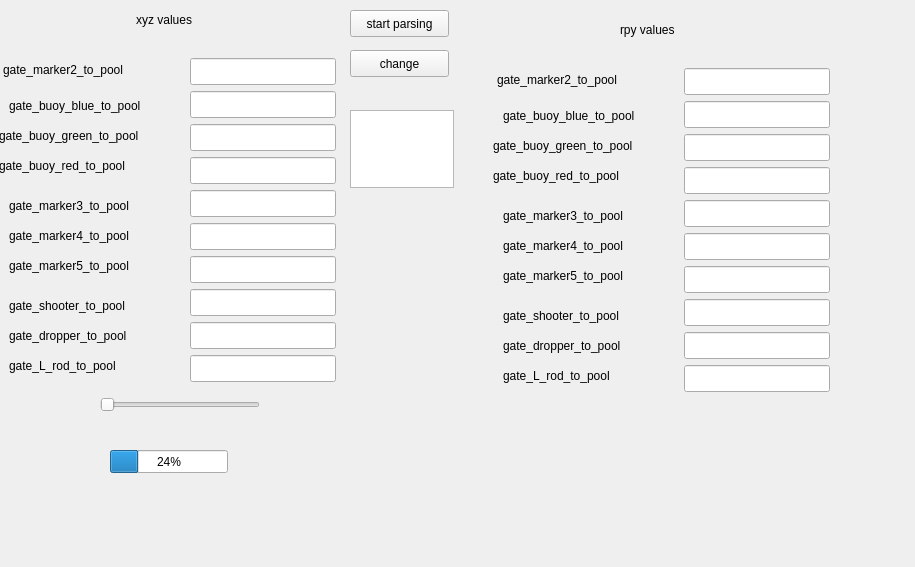
<?xml version="1.0" encoding="UTF-8"?>
<ui version="4.0">
 <class>gui_2</class>
 <widget class="QWidget" name="gui_2">
  <property name="geometry">
   <rect>
    <x>0</x>
    <y>0</y>
    <width>915</width>
    <height>567</height>
   </rect>
  </property>
  <property name="windowTitle">
   <string>gui_2</string>
  </property>
  <widget class="QLabel" name="label">
   <property name="geometry">
    <rect>
     <x>3</x>
     <y>61</y>
     <width>155</width>
     <height>17</height>
    </rect>
   </property>
   <property name="text">
    <string>gate_marker2_to_pool</string>
   </property>
  </widget>
  <widget class="QLabel" name="label_2">
   <property name="geometry">
    <rect>
     <x>9</x>
     <y>97</y>
     <width>169</width>
     <height>17</height>
    </rect>
   </property>
   <property name="text">
    <string>gate_buoy_blue_to_pool</string>
   </property>
  </widget>
  <widget class="QLabel" name="label_3">
   <property name="geometry">
    <rect>
     <x>-1</x>
     <y>127</y>
     <width>179</width>
     <height>17</height>
    </rect>
   </property>
   <property name="text">
    <string>gate_buoy_green_to_pool</string>
   </property>
  </widget>
  <widget class="QLineEdit" name="gate_marker2_to_pool">
   <property name="geometry">
    <rect>
     <x>190</x>
     <y>58</y>
     <width>146</width>
     <height>27</height>
    </rect>
   </property>
  </widget>
  <widget class="QLineEdit" name="gate_buoy_blue_to_pool">
   <property name="geometry">
    <rect>
     <x>190</x>
     <y>91</y>
     <width>146</width>
     <height>27</height>
    </rect>
   </property>
  </widget>
  <widget class="QLineEdit" name="gate_buoy_green_to_pool">
   <property name="geometry">
    <rect>
     <x>190</x>
     <y>124</y>
     <width>146</width>
     <height>27</height>
    </rect>
   </property>
  </widget>
  <widget class="QPushButton" name="change">
   <property name="geometry">
    <rect>
     <x>350</x>
     <y>50</y>
     <width>99</width>
     <height>27</height>
    </rect>
   </property>
   <property name="text">
    <string>change</string>
   </property>
  </widget>
  <widget class="QPushButton" name="parser">
   <property name="geometry">
    <rect>
     <x>350</x>
     <y>10</y>
     <width>99</width>
     <height>27</height>
    </rect>
   </property>
   <property name="text">
    <string>start parsing</string>
   </property>
  </widget>
  <widget class="QTextEdit" name="textEdit">
   <property name="geometry">
    <rect>
     <x>350</x>
     <y>110</y>
     <width>104</width>
     <height>78</height>
    </rect>
   </property>
  </widget>
  <widget class="QLabel" name="label_4">
   <property name="geometry">
    <rect>
     <x>-1</x>
     <y>157</y>
     <width>163</width>
     <height>17</height>
    </rect>
   </property>
   <property name="text">
    <string>gate_buoy_red_to_pool</string>
   </property>
  </widget>
  <widget class="QLabel" name="label_5">
   <property name="geometry">
    <rect>
     <x>9</x>
     <y>197</y>
     <width>155</width>
     <height>17</height>
    </rect>
   </property>
   <property name="text">
    <string>gate_marker3_to_pool</string>
   </property>
  </widget>
  <widget class="QLabel" name="label_6">
   <property name="geometry">
    <rect>
     <x>9</x>
     <y>227</y>
     <width>155</width>
     <height>17</height>
    </rect>
   </property>
   <property name="text">
    <string>gate_marker4_to_pool</string>
   </property>
  </widget>
  <widget class="QLabel" name="label_7">
   <property name="geometry">
    <rect>
     <x>9</x>
     <y>257</y>
     <width>155</width>
     <height>17</height>
    </rect>
   </property>
   <property name="text">
    <string>gate_marker5_to_pool</string>
   </property>
  </widget>
  <widget class="QLabel" name="label_8">
   <property name="geometry">
    <rect>
     <x>9</x>
     <y>297</y>
     <width>152</width>
     <height>17</height>
    </rect>
   </property>
   <property name="text">
    <string>gate_shooter_to_pool</string>
   </property>
  </widget>
  <widget class="QLabel" name="label_9">
   <property name="geometry">
    <rect>
     <x>9</x>
     <y>327</y>
     <width>154</width>
     <height>17</height>
    </rect>
   </property>
   <property name="text">
    <string>gate_dropper_to_pool</string>
   </property>
  </widget>
  <widget class="QLabel" name="label_10">
   <property name="geometry">
    <rect>
     <x>9</x>
     <y>357</y>
     <width>137</width>
     <height>17</height>
    </rect>
   </property>
   <property name="text">
    <string>gate_L_rod_to_pool</string>
   </property>
  </widget>
  <widget class="QLineEdit" name="gate_buoy_red_to_pool">
   <property name="geometry">
    <rect>
     <x>190</x>
     <y>157</y>
     <width>146</width>
     <height>27</height>
    </rect>
   </property>
  </widget>
  <widget class="QLineEdit" name="gate_marker3_to_pool">
   <property name="geometry">
    <rect>
     <x>190</x>
     <y>190</y>
     <width>146</width>
     <height>27</height>
    </rect>
   </property>
  </widget>
  <widget class="QLineEdit" name="gate_marker4_to_pool">
   <property name="geometry">
    <rect>
     <x>190</x>
     <y>223</y>
     <width>146</width>
     <height>27</height>
    </rect>
   </property>
  </widget>
  <widget class="QLineEdit" name="gate_marker5_to_pool">
   <property name="geometry">
    <rect>
     <x>190</x>
     <y>256</y>
     <width>146</width>
     <height>27</height>
    </rect>
   </property>
  </widget>
  <widget class="QLineEdit" name="gate_shooter_to_pool">
   <property name="geometry">
    <rect>
     <x>190</x>
     <y>289</y>
     <width>146</width>
     <height>27</height>
    </rect>
   </property>
  </widget>
  <widget class="QLineEdit" name="gate_dropper_to_pool">
   <property name="geometry">
    <rect>
     <x>190</x>
     <y>322</y>
     <width>146</width>
     <height>27</height>
    </rect>
   </property>
  </widget>
  <widget class="QLineEdit" name="gate_L_rod_to_pool">
   <property name="geometry">
    <rect>
     <x>190</x>
     <y>355</y>
     <width>146</width>
     <height>27</height>
    </rect>
   </property>
  </widget>
  <widget class="QLabel" name="label_11">
   <property name="geometry">
    <rect>
     <x>136</x>
     <y>10</y>
     <width>81</width>
     <height>20</height>
    </rect>
   </property>
   <property name="text">
    <string>xyz values</string>
   </property>
  </widget>
  <widget class="QLineEdit" name="gate_marker5_to_pool_r">
   <property name="geometry">
    <rect>
     <x>684</x>
     <y>266</y>
     <width>146</width>
     <height>27</height>
    </rect>
   </property>
  </widget>
  <widget class="QLabel" name="label_12">
   <property name="geometry">
    <rect>
     <x>493</x>
     <y>137</y>
     <width>179</width>
     <height>17</height>
    </rect>
   </property>
   <property name="text">
    <string>gate_buoy_green_to_pool</string>
   </property>
  </widget>
  <widget class="QLabel" name="label_13">
   <property name="geometry">
    <rect>
     <x>503</x>
     <y>237</y>
     <width>155</width>
     <height>17</height>
    </rect>
   </property>
   <property name="text">
    <string>gate_marker4_to_pool</string>
   </property>
  </widget>
  <widget class="QLineEdit" name="gate_shooter_to_pool_r">
   <property name="geometry">
    <rect>
     <x>684</x>
     <y>299</y>
     <width>146</width>
     <height>27</height>
    </rect>
   </property>
  </widget>
  <widget class="QLineEdit" name="gate_buoy_red_to_pool_r">
   <property name="geometry">
    <rect>
     <x>684</x>
     <y>167</y>
     <width>146</width>
     <height>27</height>
    </rect>
   </property>
  </widget>
  <widget class="QLineEdit" name="gate_L_rod_to_pool_r">
   <property name="geometry">
    <rect>
     <x>684</x>
     <y>365</y>
     <width>146</width>
     <height>27</height>
    </rect>
   </property>
  </widget>
  <widget class="QLabel" name="label_14">
   <property name="geometry">
    <rect>
     <x>503</x>
     <y>267</y>
     <width>155</width>
     <height>17</height>
    </rect>
   </property>
   <property name="text">
    <string>gate_marker5_to_pool</string>
   </property>
  </widget>
  <widget class="QLabel" name="label_15">
   <property name="geometry">
    <rect>
     <x>503</x>
     <y>307</y>
     <width>152</width>
     <height>17</height>
    </rect>
   </property>
   <property name="text">
    <string>gate_shooter_to_pool</string>
   </property>
  </widget>
  <widget class="QLabel" name="label_16">
   <property name="geometry">
    <rect>
     <x>503</x>
     <y>207</y>
     <width>155</width>
     <height>17</height>
    </rect>
   </property>
   <property name="text">
    <string>gate_marker3_to_pool</string>
   </property>
  </widget>
  <widget class="QLabel" name="label_17">
   <property name="geometry">
    <rect>
     <x>497</x>
     <y>71</y>
     <width>155</width>
     <height>17</height>
    </rect>
   </property>
   <property name="text">
    <string>gate_marker2_to_pool</string>
   </property>
  </widget>
  <widget class="QLineEdit" name="gate_marker4_to_pool_r">
   <property name="geometry">
    <rect>
     <x>684</x>
     <y>233</y>
     <width>146</width>
     <height>27</height>
    </rect>
   </property>
  </widget>
  <widget class="QLabel" name="label_18">
   <property name="geometry">
    <rect>
     <x>503</x>
     <y>337</y>
     <width>154</width>
     <height>17</height>
    </rect>
   </property>
   <property name="text">
    <string>gate_dropper_to_pool</string>
   </property>
  </widget>
  <widget class="QLineEdit" name="gate_marker2_to_pool_r">
   <property name="geometry">
    <rect>
     <x>684</x>
     <y>68</y>
     <width>146</width>
     <height>27</height>
    </rect>
   </property>
  </widget>
  <widget class="QLabel" name="label_19">
   <property name="geometry">
    <rect>
     <x>503</x>
     <y>367</y>
     <width>137</width>
     <height>17</height>
    </rect>
   </property>
   <property name="text">
    <string>gate_L_rod_to_pool</string>
   </property>
  </widget>
  <widget class="QLineEdit" name="gate_buoy_blue_to_pool_r">
   <property name="geometry">
    <rect>
     <x>684</x>
     <y>101</y>
     <width>146</width>
     <height>27</height>
    </rect>
   </property>
  </widget>
  <widget class="QLabel" name="label_20">
   <property name="geometry">
    <rect>
     <x>493</x>
     <y>167</y>
     <width>163</width>
     <height>17</height>
    </rect>
   </property>
   <property name="text">
    <string>gate_buoy_red_to_pool</string>
   </property>
  </widget>
  <widget class="QLineEdit" name="gate_dropper_to_pool_r">
   <property name="geometry">
    <rect>
     <x>684</x>
     <y>332</y>
     <width>146</width>
     <height>27</height>
    </rect>
   </property>
  </widget>
  <widget class="QLineEdit" name="gate_buoy_green_to_pool_r">
   <property name="geometry">
    <rect>
     <x>684</x>
     <y>134</y>
     <width>146</width>
     <height>27</height>
    </rect>
   </property>
  </widget>
  <widget class="QLabel" name="label_21">
   <property name="geometry">
    <rect>
     <x>503</x>
     <y>107</y>
     <width>169</width>
     <height>17</height>
    </rect>
   </property>
   <property name="text">
    <string>gate_buoy_blue_to_pool</string>
   </property>
  </widget>
  <widget class="QLineEdit" name="gate_marker3_to_pool_r">
   <property name="geometry">
    <rect>
     <x>684</x>
     <y>200</y>
     <width>146</width>
     <height>27</height>
    </rect>
   </property>
  </widget>
  <widget class="QLabel" name="label_22">
   <property name="geometry">
    <rect>
     <x>620</x>
     <y>20</y>
     <width>91</width>
     <height>20</height>
    </rect>
   </property>
   <property name="text">
    <string>rpy values</string>
   </property>
  </widget>
  <widget class="QSlider" name="horizontalSlider">
   <property name="geometry">
    <rect>
     <x>100</x>
     <y>390</y>
     <width>160</width>
     <height>29</height>
    </rect>
   </property>
   <property name="orientation">
    <enum>Qt::Horizontal</enum>
   </property>
  </widget>
  <widget class="QProgressBar" name="progressBar">
   <property name="geometry">
    <rect>
     <x>110</x>
     <y>450</y>
     <width>118</width>
     <height>23</height>
    </rect>
   </property>
   <property name="value">
    <number>24</number>
   </property>
  </widget>
  <zorder>gate_marker2_to_pool</zorder>
  <zorder>label</zorder>
  <zorder>label_2</zorder>
  <zorder>label_3</zorder>
  <zorder>gate_buoy_blue_to_pool</zorder>
  <zorder>gate_buoy_green_to_pool</zorder>
  <zorder>change</zorder>
  <zorder>parser</zorder>
  <zorder>textEdit</zorder>
  <zorder>label_4</zorder>
  <zorder>label_5</zorder>
  <zorder>label_6</zorder>
  <zorder>label_7</zorder>
  <zorder>label_8</zorder>
  <zorder>label_9</zorder>
  <zorder>label_10</zorder>
  <zorder>gate_buoy_red_to_pool</zorder>
  <zorder>gate_marker3_to_pool</zorder>
  <zorder>gate_marker4_to_pool</zorder>
  <zorder>gate_marker5_to_pool</zorder>
  <zorder>gate_shooter_to_pool</zorder>
  <zorder>gate_dropper_to_pool</zorder>
  <zorder>gate_L_rod_to_pool</zorder>
  <zorder>label_11</zorder>
  <zorder>gate_marker5_to_pool_r</zorder>
  <zorder>label_12</zorder>
  <zorder>label_13</zorder>
  <zorder>gate_shooter_to_pool_r</zorder>
  <zorder>gate_buoy_red_to_pool_r</zorder>
  <zorder>gate_L_rod_to_pool_r</zorder>
  <zorder>label_14</zorder>
  <zorder>label_15</zorder>
  <zorder>label_16</zorder>
  <zorder>label_17</zorder>
  <zorder>gate_marker4_to_pool_r</zorder>
  <zorder>label_18</zorder>
  <zorder>gate_marker2_to_pool_r</zorder>
  <zorder>label_19</zorder>
  <zorder>gate_buoy_blue_to_pool_r</zorder>
  <zorder>label_20</zorder>
  <zorder>gate_dropper_to_pool_r</zorder>
  <zorder>gate_buoy_green_to_pool_r</zorder>
  <zorder>label_21</zorder>
  <zorder>gate_marker3_to_pool_r</zorder>
  <zorder>label_22</zorder>
  <zorder>horizontalSlider</zorder>
  <zorder>progressBar</zorder>
 </widget>
 <layoutdefault spacing="6" margin="11"/>
 <resources/>
 <connections/>
</ui>
